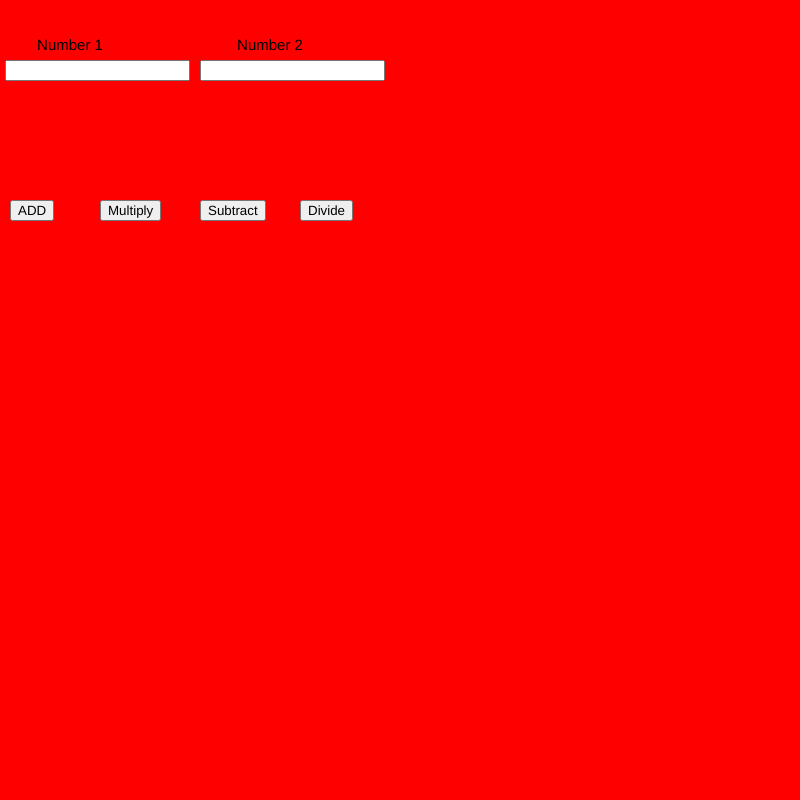
Frame 1 (no input)
Frame 60 (no input): identical to frame 1, image omitted
Frame 120 (the mouse pressed at the canvas centre since frame 60): identical to frame 1, image omitted

The p5.js sketch that drew this single still picture (run headless with seeded random() and noise() and a simulated clock; from frame 60 on, the mouse is pressed at the canvas centre):

// p5.js sketch
// ── sketch.js
var n1, n2;
var b1, b2, b3, b4;

function setup() {

  createCanvas(800,800);

  num1 = createInput();
  num1.position(5, 60);

  num2 = createInput();
  num2.position(200, 60);

  b1 = createButton("ADD");
  b1.position(10, 200);
  b1.mousePressed(add);

  b2 = createButton("Multiply");
  b2.position(100, 200);
  b2.mousePressed(mul);

  b3 = createButton("Subtract")
  b3.position(200, 200);
  b3.mousePressed(sub)

  b4 = createButton("Divide");
  b4.position(300, 200);
  b4.mousePressed(div)


  textAlign(CENTER);
  textSize(15);
}

function draw() {
  background("red")
  text("Number 1", 70, 50)
  text("Number 2", 270, 50)
  n1 = parseInt(num1.value())
  n2 = parseInt(num2.value())
}
function add() {
  console.log(n1 + n2);
}
function mul(){
  console.log(n1*n2)
}
function div() {
  console.log(n1/n2)
}
function sub() {
  console.log(n1-n2)
}
